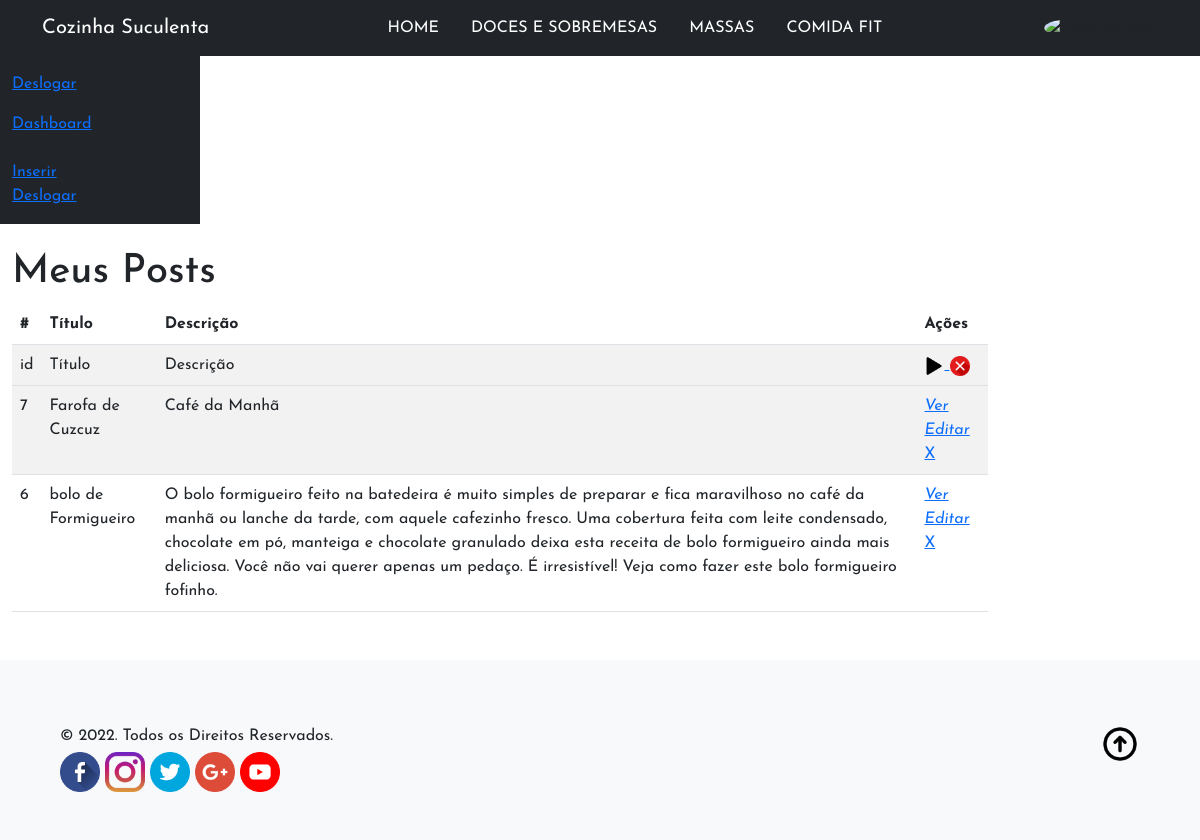
The page /view2.php (signed in) on the database its author committed.
### tables this page shows
CREATE TABLE `posts` (
  `id` int(11) NOT NULL,
  `title` varchar(30) NOT NULL,
  `description` longtext NOT NULL,
  `data` date NOT NULL,
  `image` varchar(150) NOT NULL
);

### view2.php (the view, shortened to what this page needs)
<?php
include"config/connection.php";
include "nav.php";
$stmt = $conectar->prepare("SELECT * FROM posts ORDER BY id DESC");
$stmt->execute();
$results = $stmt->fetchALL(PDO::FETCH_ASSOC);
include "header.php";
 ?>
 	<main class="col-lg-10"><br>
 		<div class="container">
 			<h1 id="main-title">Meus Posts</h1>
 			<table class="table table-striped" id="contacts-table">
 				<thead>
 					<tr>
 						<th scope="col">#</th>
 						<th scope="col">Título</th>
 						<th scope="col">Descrição</th>
 						<th scope="col">Ações</th>
 					</tr>
 				</thead>
 				<tbody>
 					<tr>
 						<td scope="row">id</td>
 						<td scope="row">Título</td>
 						<td scope="row">Descrição</td>
 						<td class="actions">
 							<a href="">
 								 <img src="images/botao-play.png" width="20x20">
 							</a>
 							<a href="">
 							 <img src="images/botao-x.png" width="20x20">
 							</a>
 						</td>
 					</tr>
 				</tbody>
 				<tbody>
 					<?php foreach ($results as $post):?>
 						<tr>
 							<td scope="row"><?= $post["id"]?></td>
 							<td scope="row"><?= $post["title"]?></td>
 							<td scope="row"><?= $post["description"]?></td>
 							<td class="actions">
 								<a href="viewBlogExterno.php?id=<?= $post["id"]?>">
 									<i class="fas fa-eye check-icon">Ver</i>
 							    </a>
 							    <a href="editar.php?id=<?= $post["id"]?>">
 							    	<i class="fas fa-eye check-icon">Editar</i>
 							    </a>
 							    <a href="delete.php?id=<?= $post["id"]?>">X</a>
 							</td>
 						</tr>
 					<?php endforeach;?>
 				</tbody>
 			</table>
 		</div>
 	</main>
 </body>
 </html>
 <?php include "footer.php";?>

### nav.php (shortened to what this page needs)
<!DOCTYPE html>
<html lang="pt-br">
<head>
  <link rel="stylesheet" href="css/style.css">
  <link href="https://cdn.jsdelivr.net/npm/bootstrap@5.2.0-beta1/dist/css/bootstrap.min.css" rel="stylesheet">
</head>
<body>
  <header>
    <nav class="navbar navbar-expand-lg bg-dark">
        <div class="container-md">
    <a class="navbar-brand text-white" href="#">Cozinha Suculenta</a>
    <ul class="nav">
      <li class="nav-item">
        <a class="nav-link text-white" href="#">HOME</a>
      </li>
      <li class="nav-item">
        <a class="nav-link text-white" href="#">DOCES E SOBREMESAS</a>
      </li>
      <li class="nav-item">
        <a class="nav-link text-white" href="#">MASSAS</a>
      </li>
      <li class="nav-item">
        <a class="nav-link text-white" href="#">COMIDA FIT</a>
  </li>
</ul>
    <img class="rounded-circle" src="https://source.unsplash.com/70x70/?food" alt="Logo do Blog">
  </div>
</nav>
  </header>

### header.php (shortened to what this page needs)
<!DOCTYPE html>
<html>
<head>
</head>
<body>
	<main>
		<div class="container-fluid">
		<div class="row" >
			<nav id="slidebarMenu" class="col-md-3 col-lg-2 text-white bg-dark pt-3">
				<p><a href="?sair">Deslogar</a></p>
				<ul class="nav flex-column">
					<li class="nav-item">
			<a href="" class="nav-item">Dashboard</a>
			</li><br>
			<li class="nav-item">
			<a href="" class="nav-item">Inserir</a>
		</li>
	</ul>
	<p><a href="?sair">Deslogar</a></p>
			</nav>
		</div>
	</div>
	</main>

### footer.php (shortened to what this page needs)
 <footer class="mt-5 p-5 bg-light">
 <div class="container">
 <p class="float-end mb-1">
 <a href="#"><img src="images/seta.png" height="40x40"></a>
 <footer id="rodape">
</p>
 <p class="mb-1">&copy; 2022. Todos os Direitos Reservados.</p>
          <img class="ícone" src="images/facebook.png.png"  width="40x40">
          <img class="ícone" src="images/instagram.png.png" width="40x40">
          <img class="ícone" src="images/twitter.png.png" width="40x40">
          <img class="ícone" src="images/google-plus.png" width="40x40">
          <img class="ícone" src="images/youtube.png" width="40x40">
  </footer>
</body>
</html>

### css/style.css (style rules this page uses)
* { font-family: 'Josefin Sans', sans-serif; margin: 0; padding: 0; }

### rows shown on the page
posts: id "7", title "Farofa de Cuzcuz", description "Café da Manhã"
posts: id "6", title "bolo de Formigueiro", description "O bolo formigueiro feito na batedeira é muito simples de preparar e fica maravilhoso no café da manhã ou lanche da tarde, com aquele cafezinho fresco. Uma cobertura feita com leite condensado, chocolate em pó, manteiga e chocolate granulado deixa esta receita de bolo formigueiro ainda mais deliciosa. Você não vai querer apenas um pedaço. É irresistível! Veja como fazer este bolo formigueiro fofinho."
